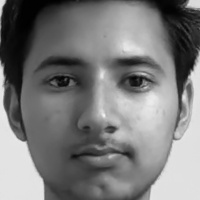
#> input picture RealtimeDataset/Pranav/2.jpg, 200 x 200 px, found by its file name; its folder holds only this picture in this run
$ python augment_initial.py
#> lines starting #> are read from the running program, lines starting #| are printed output that depends on the picture
### augment_face.py
import cv2
import os
import numpy as np
import random

def add_noise(image):
    row, col = image.shape
    mean = 0
    sigma = 0.7
    gauss = np.random.normal(0, sigma, (row, col)).astype('uint8')
    noisy = cv2.add(image, gauss)
    return noisy

def adjust_brightness(image, factor=1.2):
    return cv2.convertScaleAbs(image, alpha=factor, beta=0)

def rotate_image(image, angle=10):
    h, w = image.shape
    center = (w // 2, h // 2)
    rot_mat = cv2.getRotationMatrix2D(center, angle, 1.0)
    return cv2.warpAffine(image, rot_mat, (w, h))

def blur_image(image):
    return cv2.GaussianBlur(image, (5, 5), 0)

def augment_face(image):
    augmented = []
    augmented.append(image)  # Original

    augmented.append(cv2.flip(image, 1))  # Horizontal flip
    augmented.append(add_noise(image))  # Gaussian noise
    augmented.append(adjust_brightness(image, 1.5))  # Brighten
    augmented.append(adjust_brightness(image, 0.5))  # Darken
    augmented.append(rotate_image(image, 5))  # Rotate +5 deg
    augmented.append(rotate_image(image, -5))  # Rotate -5 deg
    augmented.append(blur_image(image))  # Slight blur
    augmented.append(cv2.equalizeHist(image))  # Histogram equalization

    return augmented

### helpers/augment_initial.py
import os
import sys
import cv2

sys.path.append(os.path.abspath(os.path.join(os.path.dirname(__file__), "..")))

from augment_face import *

dataset_path = "RealtimeDataset"

for person_name in os.listdir(dataset_path):
    person_path = os.path.join(dataset_path, person_name)

    if not os.path.isdir(person_path):
        continue

    print(f"Augmenting images for: {person_name}")

    for img_name in os.listdir(person_path):
        if not img_name.lower().endswith((".jpg", ".png", ".jpeg", ".pgm")):
            continue

        img_path = os.path.join(person_path, img_name)
        img = cv2.imread(img_path, cv2.IMREAD_GRAYSCALE)
#> img is the input picture: shape (200, 200); min 0, max 244, mean 122.7

        if img is None:
            print(f"Failed to read {img_path}")
            continue

        img = cv2.resize(img, (200, 200))

        augmented_images = augment_face(img)
#> in add_noise, `noisy = cv2.add(image, gauss)`:
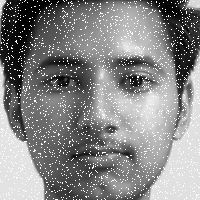
#> noisy: shape (200, 200); min 0, max 255, mean 133
#> in adjust_brightness, `return cv2.convertScaleAbs(image, alpha=factor, beta=0)`:
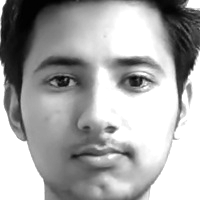
#> returned value: shape (200, 200); min 0, max 255, mean 168.1
#> call 2 of adjust_brightness, with factor = 0.5
#> in adjust_brightness (call 2), `return cv2.convertScaleAbs(image, alpha=factor, beta=0)`:
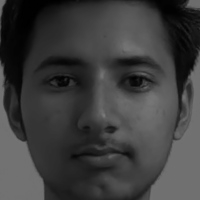
#> returned value: shape (200, 200); min 0, max 122, mean 61.4
#> in rotate_image, `return cv2.warpAffine(image, rot_mat, (w, h))`:
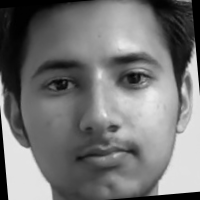
#> returned value: shape (200, 200); min 0, max 240, mean 117
#> call 2 of rotate_image, with angle = -5
#> in rotate_image (call 2), `return cv2.warpAffine(image, rot_mat, (w, h))`:
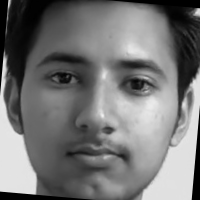
#> returned value: shape (200, 200); min 0, max 241, mean 117.1
#> augmented_images = 9 items

        base_name = os.path.splitext(img_name)[0]
        for idx, aug_img in enumerate(augmented_images[1:], start=1):
            new_name = f"{base_name}_aug_{idx}.jpg"
            new_path = os.path.join(person_path, new_name)
            cv2.imwrite(new_path, aug_img)
#> this loop made 8 passes
#> new_name on passes 1 to 8: '2_aug_1.jpg', '2_aug_2.jpg', '2_aug_3.jpg', '2_aug_4.jpg', '2_aug_5.jpg', '2_aug_6.jpg', '2_aug_7.jpg', '2_aug_8.jpg'
#> pass 1, `cv2.imwrite(new_path, aug_img)`:
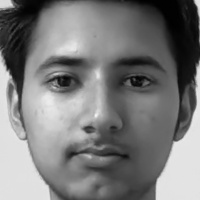
#> saved as 2_aug_1.jpg: shape (200, 200); min 0, max 244, mean 122.7

    print(f"Augmentation done for: {person_name}")
#> pass 2 of the loop `for person_name in os.listdir(dataset_path):`:
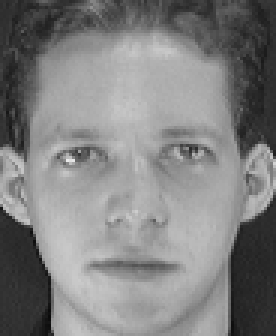
#> input picture RealtimeDataset/s1/1.pgm, 92 x 112 px, found by its file name (shown 3 times larger)
#> img is the input picture: shape (112, 92); min 11, max 234, mean 128.3
#> img: shape (200, 200)
#> in adjust_brightness (call 4), `return cv2.convertScaleAbs(image, alpha=factor, beta=0)`:
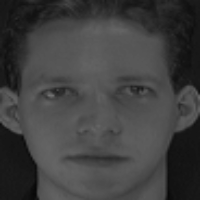
#> returned value: shape (200, 200); min 7, max 115, mean 64.1
#> the loop `for idx, aug_img in enumerate(augmented_images[1:], start=1):` made 8 passes
#> new_name on passes 1 to 8: '1_aug_1.jpg', '1_aug_2.jpg', '1_aug_3.jpg', '1_aug_4.jpg', '1_aug_5.jpg', '1_aug_6.jpg', '1_aug_7.jpg', '1_aug_8.jpg'
#> pass 1, `cv2.imwrite(new_path, aug_img)`:
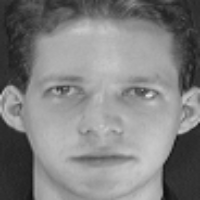
#> saved as 1_aug_1.jpg: shape (200, 200); min 14, max 230, mean 128.2
